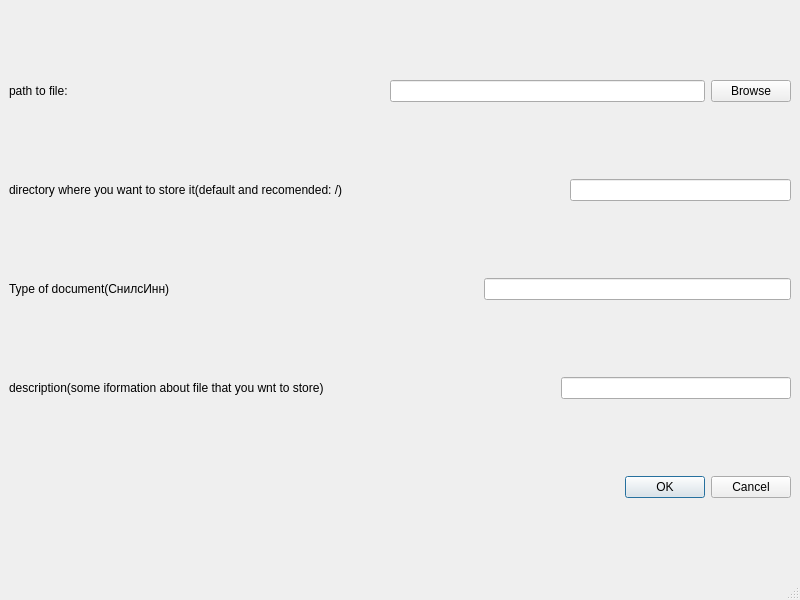
<?xml version="1.0" encoding="UTF-8"?>
<ui version="4.0">
 <class>MainWindow</class>
 <widget class="QMainWindow" name="MainWindow">
  <property name="geometry">
   <rect>
    <x>0</x>
    <y>0</y>
    <width>800</width>
    <height>600</height>
   </rect>
  </property>
  <property name="windowTitle">
   <string>MainWindow</string>
  </property>
  <widget class="QWidget" name="centralwidget">
   <layout class="QVBoxLayout" name="verticalLayout">
    <item>
     <layout class="QHBoxLayout" name="horizontalLayout">
      <item>
       <widget class="QLabel" name="label">
        <property name="text">
         <string>path to file:</string>
        </property>
       </widget>
      </item>
      <item>
       <spacer name="horizontalSpacer">
        <property name="orientation">
         <enum>Qt::Horizontal</enum>
        </property>
        <property name="sizeHint" stdset="0">
         <size>
          <width>40</width>
          <height>20</height>
         </size>
        </property>
       </spacer>
      </item>
      <item>
       <widget class="QLineEdit" name="lineEdit"/>
      </item>
      <item>
       <widget class="QPushButton" name="pushButton">
        <property name="text">
         <string>Browse</string>
        </property>
       </widget>
      </item>
     </layout>
    </item>
    <item>
     <layout class="QHBoxLayout" name="horizontalLayout_2">
      <item>
       <widget class="QLabel" name="label_2">
        <property name="text">
         <string>directory where you want to store it(default and recomended: /)</string>
        </property>
       </widget>
      </item>
      <item>
       <spacer name="horizontalSpacer_2">
        <property name="orientation">
         <enum>Qt::Horizontal</enum>
        </property>
        <property name="sizeHint" stdset="0">
         <size>
          <width>40</width>
          <height>20</height>
         </size>
        </property>
       </spacer>
      </item>
      <item>
       <widget class="QLineEdit" name="lineEdit_2"/>
      </item>
     </layout>
    </item>
    <item>
     <layout class="QHBoxLayout" name="horizontalLayout_3">
      <item>
       <widget class="QLabel" name="label_3">
        <property name="text">
         <string>Type of document(СнилсИнн)</string>
        </property>
       </widget>
      </item>
      <item>
       <spacer name="horizontalSpacer_3">
        <property name="orientation">
         <enum>Qt::Horizontal</enum>
        </property>
        <property name="sizeHint" stdset="0">
         <size>
          <width>40</width>
          <height>20</height>
         </size>
        </property>
       </spacer>
      </item>
      <item>
       <widget class="QLineEdit" name="lineEdit_3"/>
      </item>
     </layout>
    </item>
    <item>
     <layout class="QHBoxLayout" name="horizontalLayout_4">
      <item>
       <widget class="QLabel" name="label_4">
        <property name="text">
         <string>description(some iformation about file that you wnt to store)</string>
        </property>
       </widget>
      </item>
      <item>
       <spacer name="horizontalSpacer_4">
        <property name="orientation">
         <enum>Qt::Horizontal</enum>
        </property>
        <property name="sizeHint" stdset="0">
         <size>
          <width>40</width>
          <height>20</height>
         </size>
        </property>
       </spacer>
      </item>
      <item>
       <widget class="QLineEdit" name="lineEdit_4"/>
      </item>
     </layout>
    </item>
    <item>
     <widget class="QDialogButtonBox" name="buttonBox">
      <property name="standardButtons">
       <set>QDialogButtonBox::Cancel|QDialogButtonBox::Ok</set>
      </property>
     </widget>
    </item>
   </layout>
  </widget>
  <widget class="QMenuBar" name="menubar">
   <property name="geometry">
    <rect>
     <x>0</x>
     <y>0</y>
     <width>800</width>
     <height>18</height>
    </rect>
   </property>
  </widget>
  <widget class="QStatusBar" name="statusbar"/>
 </widget>
 <resources/>
 <connections/>
</ui>
